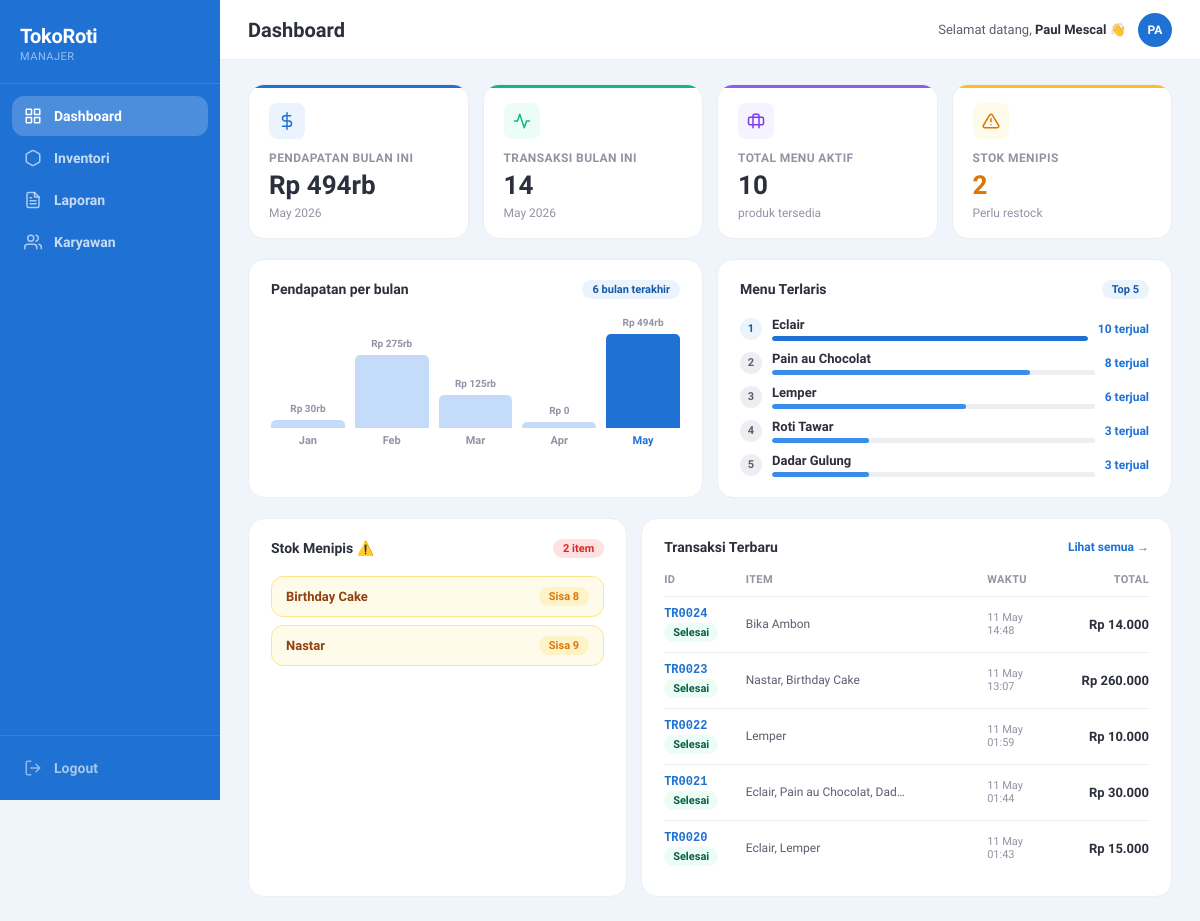
Page /public/dashboard.php (signed in) on the earlier database version.
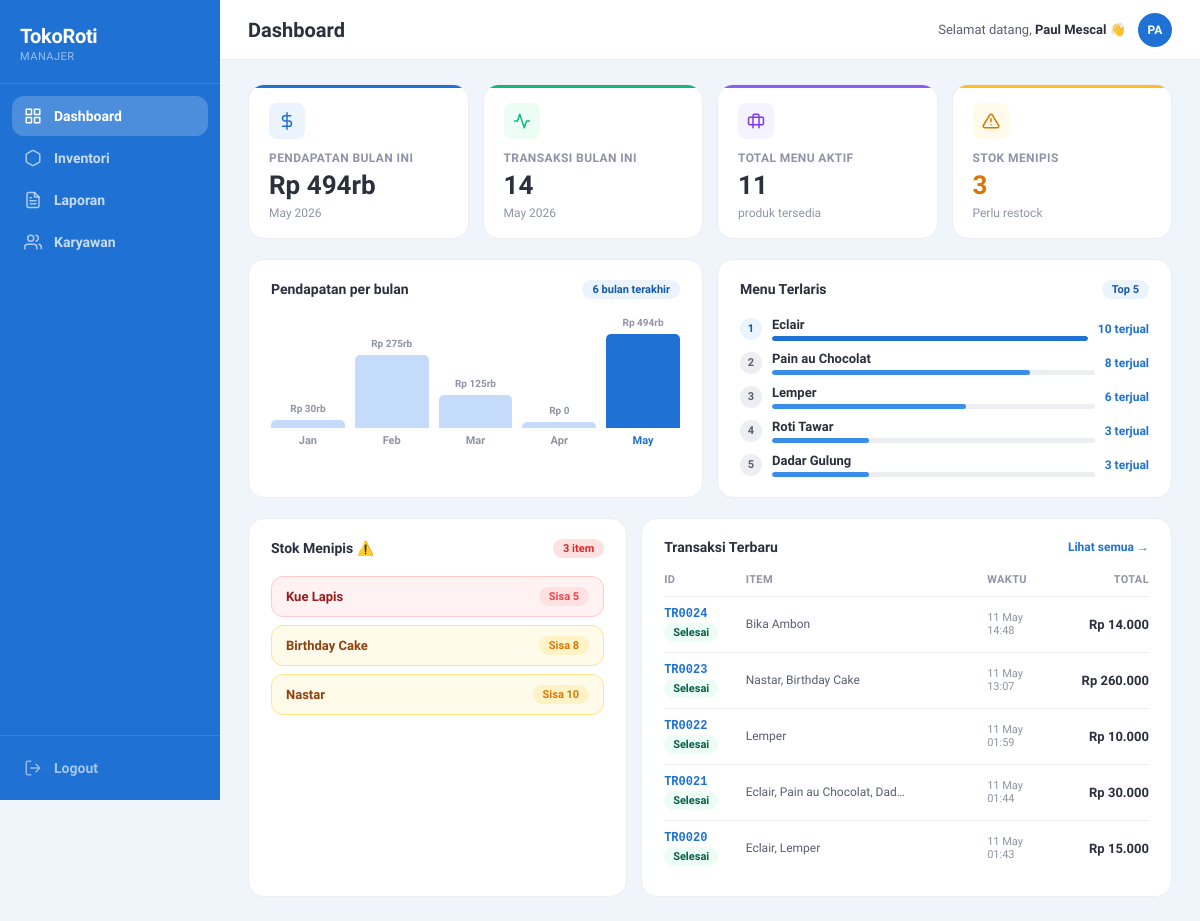
Same page on the later database version.
### tables this page shows
CREATE TABLE `menu` (
  `id_menu` varchar(10) NOT NULL,
  `nama_menu` varchar(50) NOT NULL,
  `stok` int NOT NULL,
  `harga` int NOT NULL,
  `gambar` varchar(255) DEFAULT NULL,
  `id_kategori` varchar(10) NOT NULL,
  `is_deleted` tinyint(1) DEFAULT '0'
);

CREATE TABLE `transaksi` (
  `id_transaksi` varchar(10) NOT NULL,
  `waktu_transaksi` datetime NOT NULL,
  `total_bayar` int NOT NULL,
  `uang_bayar` int DEFAULT '0',
  `kembalian` int DEFAULT '0',
  `metode_bayar` varchar(20) DEFAULT 'Cash',
  `status` varchar(20) DEFAULT 'Selesai',
  `id_karyawan` varchar(10) NOT NULL
);

### public/dashboard.php (the view, shortened to what the changed rows need)
<?php
require_once '../config/database.php';
$totalMenu = $conn->query("SELECT COUNT(*) FROM menu WHERE is_deleted = 0")->fetchColumn();
$stokMenipis = $conn->query("SELECT COUNT(*) FROM menu WHERE stok <= 10 AND is_deleted = 0")->fetchColumn();
$pendapatanBulanan = $conn->query(
    "SELECT DATE_FORMAT(waktu_transaksi, '%b') as bulan,
            MONTH(waktu_transaksi) as bulan_num,
            COALESCE(SUM(total_bayar), 0) as total
     FROM transaksi
     WHERE waktu_transaksi >= DATE_SUB(NOW(), INTERVAL 6 MONTH) AND status = 'Selesai'
     GROUP BY MONTH(waktu_transaksi), DATE_FORMAT(waktu_transaksi, '%b')
     ORDER BY bulan_num ASC"
)->fetchAll(PDO::FETCH_ASSOC);
$menuTerlaris = $conn->query(
    "SELECT m.nama_menu, SUM(dt.jumlah) as total_terjual
     FROM detail_transaksi dt
     JOIN menu m ON dt.id_menu = m.id_menu
     GROUP BY dt.id_menu ORDER BY total_terjual DESC LIMIT 5"
)->fetchAll(PDO::FETCH_ASSOC);
$daftarStokMenipis = $conn->query(
    "SELECT nama_menu, stok FROM menu WHERE stok <= 10 AND is_deleted = 0 ORDER BY stok ASC"
)->fetchAll(PDO::FETCH_ASSOC);
$transaksiTerbaru = $conn->query(
    "SELECT t.id_transaksi, t.waktu_transaksi, t.total_bayar, t.status,
            GROUP_CONCAT(m.nama_menu ORDER BY dt.jumlah DESC SEPARATOR ', ') as item_names
     FROM transaksi t
     LEFT JOIN detail_transaksi dt ON t.id_transaksi = dt.id_transaksi
     LEFT JOIN menu m ON dt.id_menu = m.id_menu
     GROUP BY t.id_transaksi
     ORDER BY t.waktu_transaksi DESC LIMIT 5"
)->fetchAll(PDO::FETCH_ASSOC);
$maxTerlaris = $menuTerlaris ? max(array_column($menuTerlaris, 'total_terjual')) : 1;
$maxPendapatan = $pendapatanBulanan ? max(array_column($pendapatanBulanan, 'total')) : 1;
?>
<!DOCTYPE html>
<html lang="id">
<head>
</head>
<body>
<div class="main">
    <div class="content">
        <div class="stats-grid">
            <div class="stat-card purple">
                <div class="stat-icon">
                    <svg viewBox="0 0 24 24" fill="none" stroke="currentColor" stroke-width="2" stroke-linecap="round" stroke-linejoin="round"><path d="M20 7H4a2 2 0 00-2 2v6a2 2 0 002 2h16a2 2 0 002-2V9a2 2 0 00-2-2z"/><path d="M16 21V5a2 2 0 00-2-2h-4a2 2 0 00-2 2v16"/></svg>
                </div>
                <div class="stat-label">Total menu aktif</div>
                <div class="stat-val"><?= $totalMenu ?></div>
                <div class="stat-sub">produk tersedia</div>
            </div>
            <div class="stat-card amber">
                <div class="stat-icon">
                    <svg viewBox="0 0 24 24" fill="none" stroke="currentColor" stroke-width="2" stroke-linecap="round" stroke-linejoin="round"><path d="M10.29 3.86L1.82 18a2 2 0 001.71 3h16.94a2 2 0 001.71-3L13.71 3.86a2 2 0 00-3.42 0z"/><line x1="12" y1="9" x2="12" y2="13"/><line x1="12" y1="17" x2="12.01" y2="17"/></svg>
                </div>
                <div class="stat-label">Stok menipis</div>
                <div class="stat-val"><?= $stokMenipis ?></div>
                <div class="stat-sub"><?= $stokMenipis > 0 ? 'Perlu restock' : 'Semua aman' ?></div>
            </div>
        </div>
        <div class="row2">
            <div class="card">
                <div class="bar-chart">
                    <?php
                    $bulanSekarang = date('n');
                    foreach ($pendapatanBulanan as $pb):
                        $pct = $maxPendapatan > 0 ? round(($pb['total'] / $maxPendapatan) * 100) : 4;
                        $isCurrent = ((int)$pb['bulan_num'] === (int)$bulanSekarang);
                        $valLabel = $pb['total'] >= 1000000
                            ? 'Rp ' . round($pb['total']/1000000, 1) . 'jt'
                            : ($pb['total'] >= 1000 ? 'Rp ' . round($pb['total']/1000) . 'rb' : 'Rp ' . $pb['total']);
                    ?>
                    <div class="bar-col">
                        <div class="bar-val"><?= $valLabel ?></div>
                        <div class="bar <?= $isCurrent ? 'current' : '' ?>" style="height: <?= max($pct, 4) ?>%;"></div>
                        <div class="bar-label <?= $isCurrent ? 'current' : '' ?>"><?= $pb['bulan'] ?></div>
                    </div>
                    <?php endforeach; ?>
                </div>
            </div>
            <div class="card">
                <?php if ($menuTerlaris): ?>
                <div class="menu-terlaris-list">
                    <?php foreach ($menuTerlaris as $i => $m):
                        $pct = round(($m['total_terjual'] / $maxTerlaris) * 100);
                        $isTop = $i === 0;
                    ?>
                    <div class="menu-rank-item">
                        <div class="rank-num <?= $isTop ? 'top' : '' ?>"><?= $i + 1 ?></div>
                        <div class="rank-info">
                            <div class="rank-nama"><?= htmlspecialchars($m['nama_menu']) ?></div>
                            <div class="rank-bar-wrap">
                                <div class="rank-bar-fill <?= $isTop ? 'top' : '' ?>" style="width: <?= $pct ?>%;"></div>
                            </div>
                        </div>
                        <div class="rank-terjual"><?= $m['total_terjual'] ?> terjual</div>
                    </div>
                    <?php endforeach; ?>
                </div>
                <?php else: ?>
                <p style="font-size:13px; color:var(--gray-400);">Belum ada data penjualan.</p>
                <?php endif; ?>
            </div>
        </div>
        <div class="row3">
            <div class="card">
                <div class="card-header">
                    <div class="card-title">Stok Menipis ⚠️</div>
                    <?php if ($stokMenipis > 0): ?>
                    <div class="card-badge" style="background:#FEE2E2; color:#DC2626;"><?= $stokMenipis ?> item</div>
                    <?php endif; ?>
                </div>
                <?php if ($daftarStokMenipis): ?>
                <div class="stok-list">
                    <?php foreach ($daftarStokMenipis as $s):
                        $isDanger = $s['stok'] <= 5;
                    ?>
                    <div class="stok-item <?= $isDanger ? 'danger' : 'warn' ?>">
                        <span class="stok-nama"><?= htmlspecialchars($s['nama_menu']) ?></span>
                        <span class="stok-badge">Sisa <?= $s['stok'] ?></span>
                    </div>
                    <?php endforeach; ?>
                </div>
                <?php endif; ?>
            </div>
            <div class="card">
                <table class="tx-table">
                    <thead>
                        <tr>
                            <th>ID</th>
                            <th>Item</th>
                            <th>Waktu</th>
                            <th style="text-align:right;">Total</th>
                        </tr>
                    </thead>
                    <tbody>
                        <?php foreach ($transaksiTerbaru as $t):
                            $statusClass = strtolower($t['status']) === 'selesai' ? 'selesai' : (strtolower($t['status']) === 'batal' ? 'batal' : 'pending');
                        ?>
                        <tr>
                            <td>
                                <div class="tx-id"><?= htmlspecialchars($t['id_transaksi']) ?></div>
                                <span class="tx-status <?= $statusClass ?>"><?= htmlspecialchars($t['status']) ?></span>
                            </td>
                            <td>
                                <div class="tx-items"><?= htmlspecialchars($t['item_names'] ?? '—') ?></div>
                            </td>
                            <td>
                                <div class="tx-time"><?= date('d M', strtotime($t['waktu_transaksi'])) ?></div>
                                <div class="tx-time"><?= date('H:i', strtotime($t['waktu_transaksi'])) ?></div>
                            </td>
                            <td class="tx-total">Rp <?= number_format($t['total_bayar'], 0, ',', '.') ?></td>
                        </tr>
                        <?php endforeach; ?>
                    </tbody>
                </table>
            </div>
        </div>
    </div>
</div>
</body>
</html>

Differences in the rows shown:
added menu: nama_menu "Kue Lapis", stok "5"
changed menu "Nastar": stok "9" → "10"
Other differences:
$totalMenu: "10" → "11"
$stokMenipis: "2" → "3"
